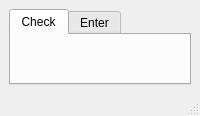
<?xml version="1.0" encoding="UTF-8"?>
<ui version="4.0">
 <class>MainWindow</class>
 <widget class="QMainWindow" name="MainWindow">
  <property name="windowTitle">
   <string>BibleByByte</string>
  </property>
  <widget class="QWidget" name="MWCentralwidget">
   <layout class="QVBoxLayout" name="VLCentralWidget">
    <item>
     <widget class="QTabWidget" name="TWModeSelector">
      <property name="currentIndex">
       <number>0</number>
      </property>
      <widget class="QWidget" name="TCheck">
       <attribute name="title">
        <string>Check</string>
       </attribute>
       <layout class="QVBoxLayout" name="VLCheck">
        <item>
         <widget class="QWidget" name="WCheck" native="true"/>
        </item>
       </layout>
      </widget>
      <widget class="QWidget" name="TEntry">
       <attribute name="title">
        <string>Enter</string>
       </attribute>
       <layout class="QVBoxLayout" name="VLEntries">
        <item>
         <widget class="QComboBox" name="CBModuleChooser"/>
        </item>
        <item>
         <widget class="QWidget" name="WEntry" native="true"/>
        </item>
       </layout>
      </widget>
     </widget>
    </item>
   </layout>
  </widget>
  <widget class="QStatusBar" name="statusbar"/>
 </widget>
 <resources/>
 <connections/>
</ui>
